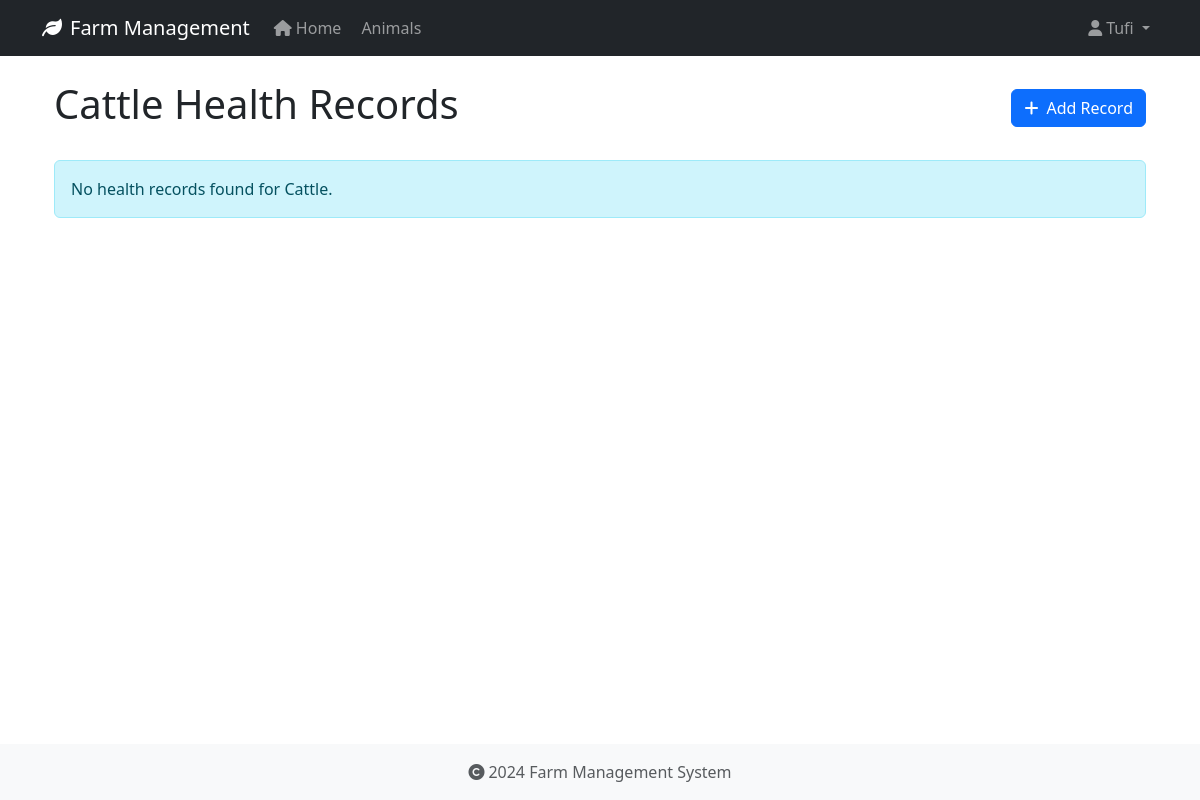
The app's page /health-records/type/cattle (signed in), older data.
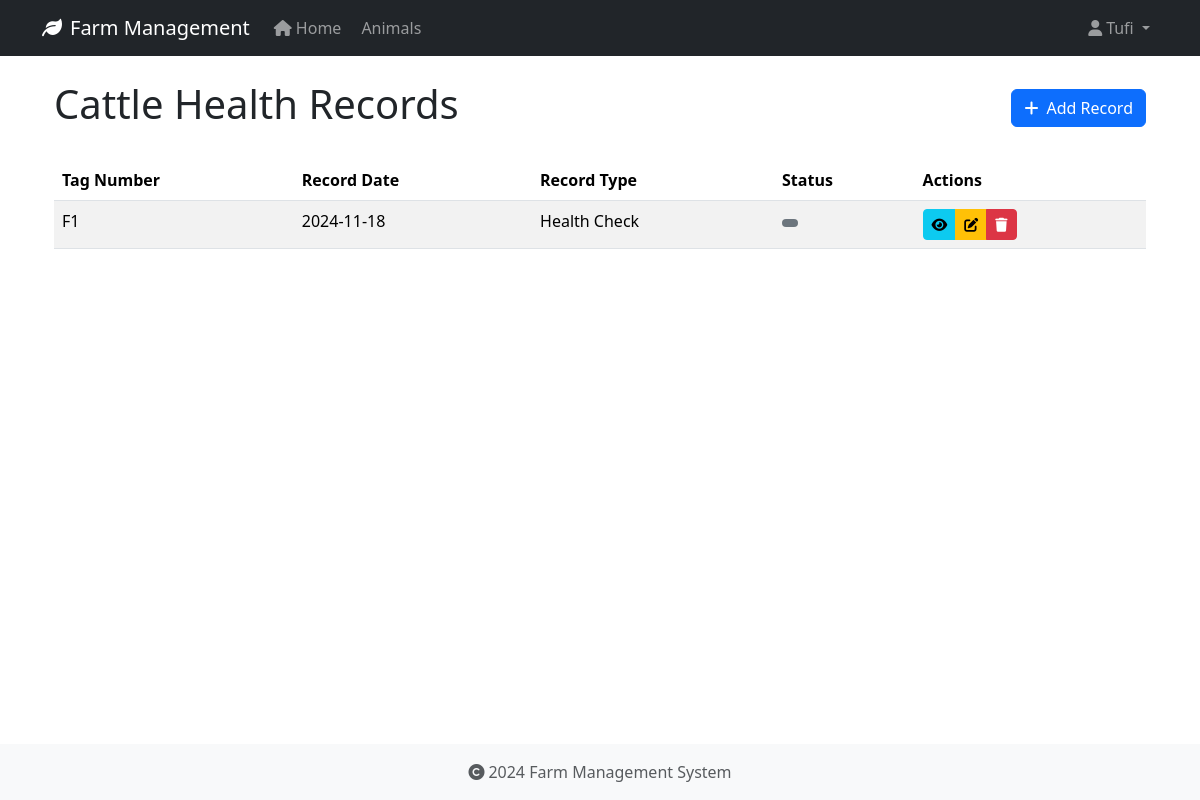
The same page, newer data.
### app/models/animal.py (models this page shows, shortened)
class Animal(db.Model):
    id = db.Column(db.Integer, primary_key=True)
    tag_number = db.Column(db.String(50), unique=True, nullable=False, index=True)
    name = db.Column(db.String(100), nullable=True)  # Explicitly mark as nullable
    species = db.Column(db.String(50), nullable=False, index=True)
    breed = db.Column(db.String(50), nullable=True)
    date_of_birth = db.Column(db.Date, nullable=True)
    gender = db.Column(db.String(20), nullable=True)
    weight = db.Column(db.Float, nullable=True)
    status = db.Column(db.String(20), default='active', nullable=False)
    purchase_date = db.Column(db.Date, nullable=True)
    purchase_price = db.Column(db.Float, nullable=True)
    notes = db.Column(db.Text, nullable=True)
    created_at = db.Column(db.DateTime, default=datetime.utcnow, nullable=False)
    updated_at = db.Column(db.DateTime, default=datetime.utcnow, onupdate=datetime.utcnow, nullable=False)
    wool_type = db.Column(db.String(50), nullable=True)
    last_shearing = db.Column(db.Date, nullable=True)
    fleece_weight = db.Column(db.Float, nullable=True)
    wool_grade = db.Column(db.String(20), nullable=True)
    lambing_status = db.Column(db.String(50), nullable=True)
    lambing_date = db.Column(db.Date, nullable=True)
    milk_production = db.Column(db.Float, nullable=True)
    last_milking = db.Column(db.Date, nullable=True)  # Changed from DateTime to Date
    milk_quality = db.Column(db.String(20), nullable=True)
    calving_status = db.Column(db.String(50), nullable=True)
    calving_date = db.Column(db.Date, nullable=True)
    milk_fat_content = db.Column(db.Float, nullable=True)
    egg_production = db.Column(db.Integer, nullable=True)
    egg_color = db.Column(db.String(20), nullable=True)
    comb_type = db.Column(db.String(20), nullable=True)
    laying_status = db.Column(db.String(20), nullable=True)
    last_laying_date = db.Column(db.Date, nullable=True)
    egg_size = db.Column(db.String(20), nullable=True)
    category = db.Column(db.String(50), nullable=True)
    special_needs = db.Column(db.Text, nullable=True)
    diet_requirements = db.Column(db.Text, nullable=True)
    habitat = db.Column(db.String(100), nullable=True)
    health_records = db.relationship('HealthRecord', backref='animal', lazy=True, cascade='all, delete-orphan')

class HealthRecord(db.Model):
    id = db.Column(db.Integer, primary_key=True)
    animal_id = db.Column(db.Integer, db.ForeignKey('animal.id', ondelete='CASCADE'), nullable=False)
    record_type = db.Column(db.String(50), nullable=False)  # Made nullable=False
    date = db.Column(db.Date, nullable=False)
    description = db.Column(db.Text, nullable=True)
    treatment = db.Column(db.Text, nullable=True)
    cost = db.Column(db.Float, nullable=True)
    next_due_date = db.Column(db.Date, nullable=True)
    created_at = db.Column(db.DateTime, default=datetime.utcnow, nullable=False)
    created_by_id = db.Column(db.Integer, db.ForeignKey('user.id', ondelete='SET NULL'), nullable=True)

### app/routes/health_records.py (the view)
@bp.route('/type/<animal_type>')
@login_required
def list_by_type(animal_type):
    today = date.today()
    species = animal_type.capitalize()
    records = (HealthRecord.query
              .join(Animal)
              .filter(Animal.species == species)
              .order_by(HealthRecord.date.desc())
              .all())
    try:
        return render_template(f'health_records/{animal_type.lower()}/list.html',
                             records=records,
                             animal_type=species,
                             today=today)
    except TemplateNotFound:
        try:
            return render_template('health_records/shared/list.html',
                                 records=records,
                                 animal_type=species,
                                 today=today)
        except TemplateNotFound as e:
            print(f"Debug - Looking for templates at:")
            print(f"1. health_records/{animal_type.lower()}/list.html")
            print(f"2. health_records/shared/list.html")
            raise e

### app/models/user.py (called while the page is built)
@login_manager.user_loader
def load_user(user_id):
    return User.query.get(int(user_id))

### app/templates/health_records/shared/list.html (shortened to what this page needs)
{% extends "base.html" %}
{% block content %}
<div class="container">
    <div class="d-flex justify-content-between align-items-center mb-4">
        <h1>{{ animal_type }} Health Records</h1>
        <a href="{{ url_for('health_records.add_' + animal_type.lower()) }}" class="btn btn-primary">
            <i class="fas fa-plus me-2"></i>Add Record
        </a>
    </div>
    {% if records %}
    <div class="table-responsive">
        <table class="table table-striped table-hover">
            <thead>
                <tr>
                    <th>Tag Number</th>
                    <th>Record Date</th>
                    <th>Record Type</th>
                    <th>Status</th>
                    <th>Actions</th>
                </tr>
            </thead>
            <tbody>
                {% for record in records %}
                <tr>
                    <td>{{ record.animal.tag_number }}</td>
                    <td>{{ record.date.strftime('%Y-%m-%d') }}</td>
                    <td>{{ record.record_type }}</td>
                    <td>
                        <span class="badge {% if record.status == 'active' %}bg-success
                                       {% elif record.status == 'pending' %}bg-warning
                                       {% else %}bg-secondary{% endif %}">
                        </span>
                    </td>
                    <td>
                        <div class="btn-group btn-group-sm">
                            <a href="{{ url_for('health_records.view', id=record.id) }}"
                               class="btn btn-info" title="View">
                                <i class="fas fa-eye"></i>
                            </a>
                            <a href="{{ url_for('health_records.edit', id=record.id) }}"
                               class="btn btn-warning" title="Edit">
                                <i class="fas fa-edit"></i>
                            </a>
                            <button type="button" class="btn btn-danger" title="Delete"
                                    onclick="confirmDelete({{ record.id }})">
                                <i class="fas fa-trash"></i>
                            </button>
                        </div>
                    </td>
                </tr>
                {% endfor %}
            </tbody>
        </table>
    </div>
    {% else %}
    <div class="alert alert-info">
        No health records found for {{ animal_type }}.
    </div>
    {% endif %}
</div>
{% endblock %}

Row changes from the older to the newer data that the page shows:
now on this page (row unchanged): Animal: species "Cattle"
added HealthRecord: animal.tag_number "F1", date "2024-11-18", record_type "Health Check"
Text that changed along with them:
{{ animal_type }}: "Cattle" → (not shown)
text no longer shown: "No health records found for ."
text now shown: "Tag Number Record Date Record Type Status Actions"
